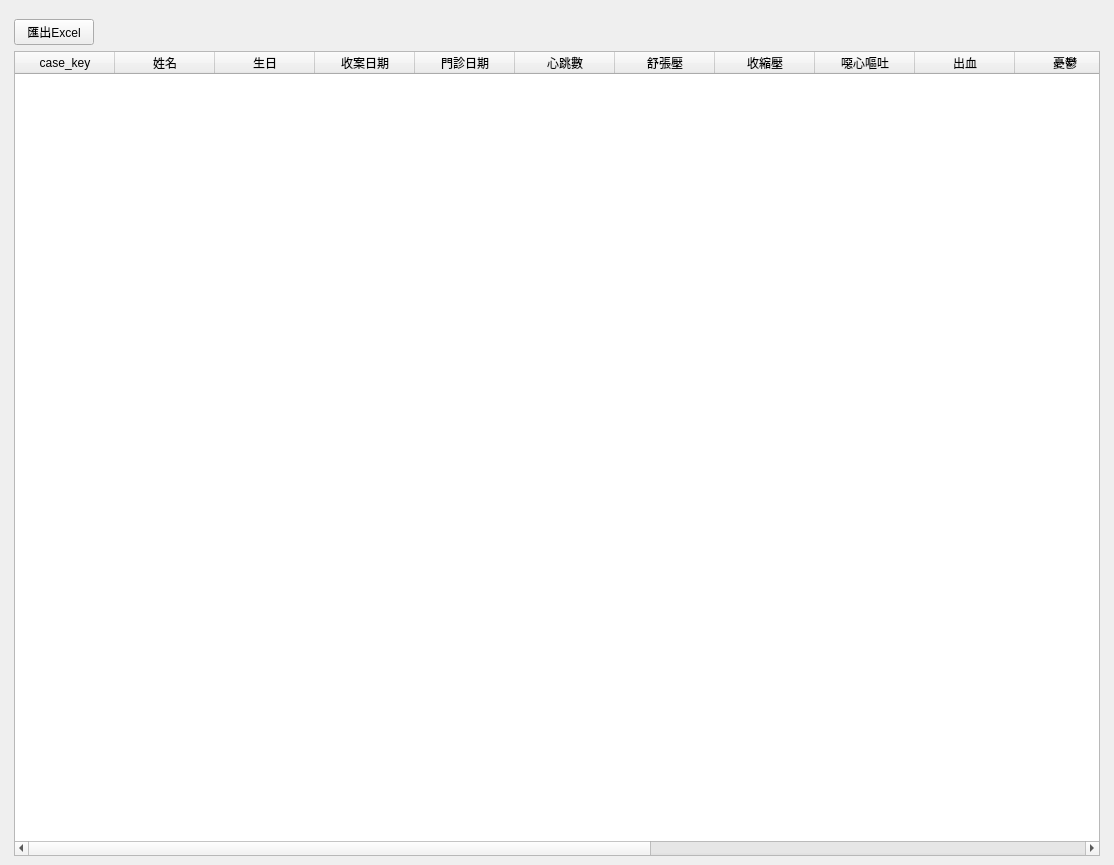
<?xml version="1.0" encoding="UTF-8"?>
<ui version="4.0">
 <class>WindowStatisticsInsPregnantkeepBaby</class>
 <widget class="QMainWindow" name="WindowStatisticsInsPregnantkeepBaby">
  <property name="geometry">
   <rect>
    <x>0</x>
    <y>0</y>
    <width>1114</width>
    <height>865</height>
   </rect>
  </property>
  <property name="windowTitle">
   <string>保胎照護</string>
  </property>
  <widget class="QWidget" name="centralwidget">
   <layout class="QHBoxLayout" name="horizontalLayout">
    <item>
     <layout class="QVBoxLayout" name="verticalLayout">
      <property name="leftMargin">
       <number>5</number>
      </property>
      <property name="topMargin">
       <number>10</number>
      </property>
      <property name="rightMargin">
       <number>5</number>
      </property>
      <item>
       <layout class="QHBoxLayout" name="horizontalLayout_3">
        <item>
         <widget class="QPushButton" name="pushButton_export_excel">
          <property name="text">
           <string>匯出Excel</string>
          </property>
          <property name="icon">
           <iconset>
            <normaloff>../icons/document-export.svg</normaloff>../icons/document-export.svg</iconset>
          </property>
         </widget>
        </item>
        <item>
         <spacer name="horizontalSpacer">
          <property name="orientation">
           <enum>Qt::Horizontal</enum>
          </property>
          <property name="sizeHint" stdset="0">
           <size>
            <width>40</width>
            <height>20</height>
           </size>
          </property>
         </spacer>
        </item>
       </layout>
      </item>
      <item>
       <layout class="QVBoxLayout" name="verticalLayout_5">
        <item>
         <layout class="QHBoxLayout" name="horizontalLayout_2">
          <item>
           <widget class="QTableWidget" name="tableWidget_medical_record">
            <property name="editTriggers">
             <set>QAbstractItemView::NoEditTriggers</set>
            </property>
            <property name="alternatingRowColors">
             <bool>true</bool>
            </property>
            <property name="selectionMode">
             <enum>QAbstractItemView::SingleSelection</enum>
            </property>
            <property name="selectionBehavior">
             <enum>QAbstractItemView::SelectRows</enum>
            </property>
            <column>
             <property name="text">
              <string>case_key</string>
             </property>
            </column>
            <column>
             <property name="text">
              <string>姓名</string>
             </property>
            </column>
            <column>
             <property name="text">
              <string>生日</string>
             </property>
            </column>
            <column>
             <property name="text">
              <string>收案日期</string>
             </property>
            </column>
            <column>
             <property name="text">
              <string>門診日期</string>
             </property>
            </column>
            <column>
             <property name="text">
              <string>心跳數</string>
             </property>
            </column>
            <column>
             <property name="text">
              <string>舒張壓</string>
             </property>
            </column>
            <column>
             <property name="text">
              <string>收縮壓</string>
             </property>
            </column>
            <column>
             <property name="text">
              <string>噁心嘔吐</string>
             </property>
            </column>
            <column>
             <property name="text">
              <string>出血</string>
             </property>
            </column>
            <column>
             <property name="text">
              <string>憂鬱</string>
             </property>
            </column>
            <column>
             <property name="text">
              <string>心悸</string>
             </property>
            </column>
            <column>
             <property name="text">
              <string>頭痛</string>
             </property>
            </column>
            <column>
             <property name="text">
              <string>眩暈</string>
             </property>
            </column>
            <column>
             <property name="text">
              <string>微熱</string>
             </property>
            </column>
            <column>
             <property name="text">
              <string>便秘</string>
             </property>
            </column>
            <column>
             <property name="text">
              <string>次診斷</string>
             </property>
            </column>
           </widget>
          </item>
          <item>
           <layout class="QVBoxLayout" name="verticalLayout_chart"/>
          </item>
         </layout>
        </item>
       </layout>
      </item>
     </layout>
    </item>
   </layout>
  </widget>
  <widget class="QMenuBar" name="menubar">
   <property name="geometry">
    <rect>
     <x>0</x>
     <y>0</y>
     <width>1114</width>
     <height>28</height>
    </rect>
   </property>
  </widget>
  <action name="action_export_excel">
   <property name="icon">
    <iconset>
     <normaloff>../icons/document-export.svg</normaloff>../icons/document-export.svg</iconset>
   </property>
   <property name="text">
    <string>匯出Excel</string>
   </property>
  </action>
 </widget>
 <resources/>
 <connections/>
</ui>
